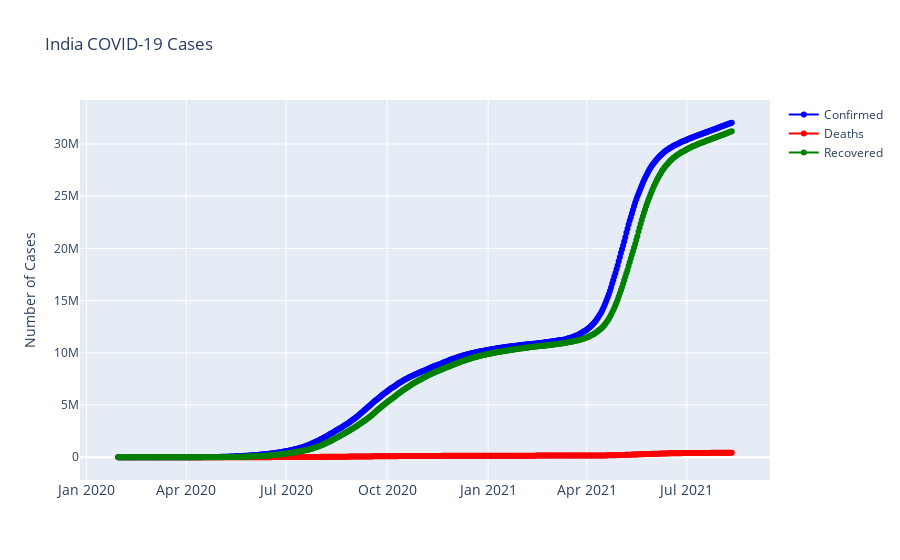

Write notebook code for a chart like this one.
### Markdown cell above
## Day-Wise Confirmed, Deaths and Cured cases

### Code cell
fig = go.Figure()
fig.add_trace(go.Scatter(x=df_confirmed_india['Date'], y=df_confirmed_india['Confirmed'], mode='lines+markers', name='Confirmed',line=dict(color='blue', width=2)))
fig.add_trace(go.Scatter(x=df_death_india['Date'], y=df_death_india['Deaths'], mode='lines+markers', name='Deaths', line=dict(color='Red', width=2)))
fig.add_trace(go.Scatter(x=df_cured_india['Date'], y=df_cured_india['Cured'], mode='lines+markers', name='Recovered', line=dict(color='Green', width=2)))
fig.update_layout(title='India COVID-19 Cases', xaxis_tickfont_size=14,yaxis=dict(title='Number of Cases'))
fig.show()

### Figure 1 — Plotly figure (JSON) as saved in the notebook; plotly's stock layout.template omitted (floating-point values rounded to 4 significant figures; data arrays with more than 128 entries replaced by an {"elided": "..."} marker saying what was removed)
{"data": [{"line": {"color": "blue", "width": 2}, "mode": "lines+markers", "name": "Confirmed", "type": "scatter", "x": {"elided": "560 str values"}, "y": {"elided": "560 int values"}}, {"line": {"color": "Red", "width": 2}, "mode": "lines+markers", "name": "Deaths", "type": "scatter", "x": {"elided": "560 str values"}, "y": {"elided": "560 int values"}}, {"line": {"color": "Green", "width": 2}, "mode": "lines+markers", "name": "Recovered", "type": "scatter", "x": {"elided": "560 str values"}, "y": {"elided": "560 int values"}}], "layout": {"title": {"text": "India COVID-19 Cases"}, "xaxis": {"tickfont": {"size": 14}}, "yaxis": {"title": {"text": "Number of Cases"}}}}
